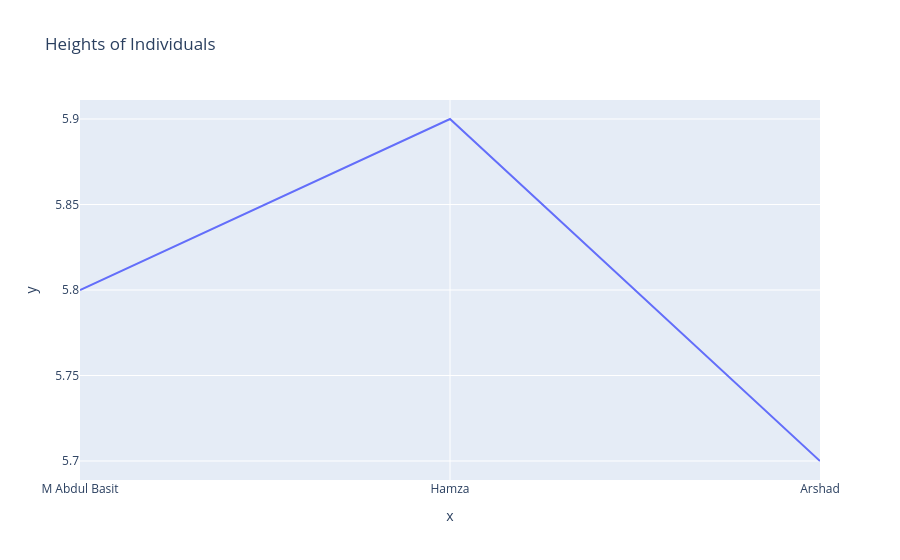

Notebook cell for this chart:
### Code cell
names = ['M Abdul Basit', 'Hamza', 'Arshad']
heights = [5.8, 5.9, 5.7]

# create a plot (line plot)
fig = px.line(x=names, y=heights, title='Heights of Individuals')

# show thw fig
fig.show()

# save the plot in phg file
fig.write_image('./outputs/01_lineplot.png')

# save as standalone html file
fig.write_html('./outputs/01_lineplot.html')

### Figure 1 — Plotly figure (JSON) as saved in the notebook; plotly's stock layout.template omitted (floating-point values rounded to 4 significant figures)
{"data": [{"hovertemplate": "x=%{x}<br>y=%{y}<extra></extra>", "legendgroup": "", "line": {"color": "#636efa", "dash": "solid"}, "marker": {"symbol": "circle"}, "mode": "lines", "name": "", "orientation": "v", "showlegend": false, "type": "scatter", "x": ["M Abdul Basit", "Hamza", "Arshad"], "xaxis": "x", "y": [5.8, 5.9, 5.7], "yaxis": "y"}], "layout": {"legend": {"tracegroupgap": 0}, "title": {"text": "Heights of Individuals"}, "xaxis": {"anchor": "y", "domain": [0, 1], "title": {"text": "x"}}, "yaxis": {"anchor": "x", "domain": [0, 1], "title": {"text": "y"}}}}
